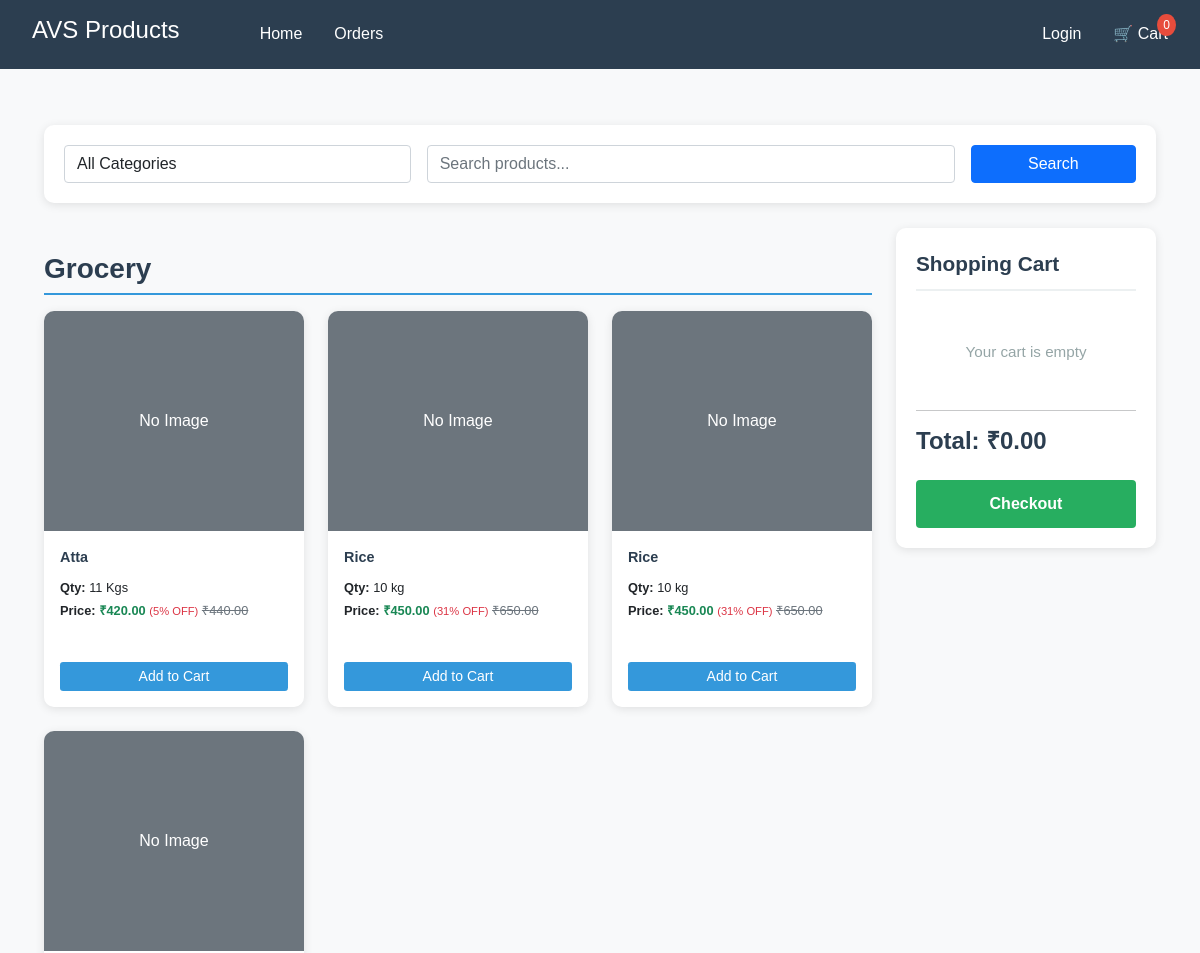
The app's page / (upper part), older data.
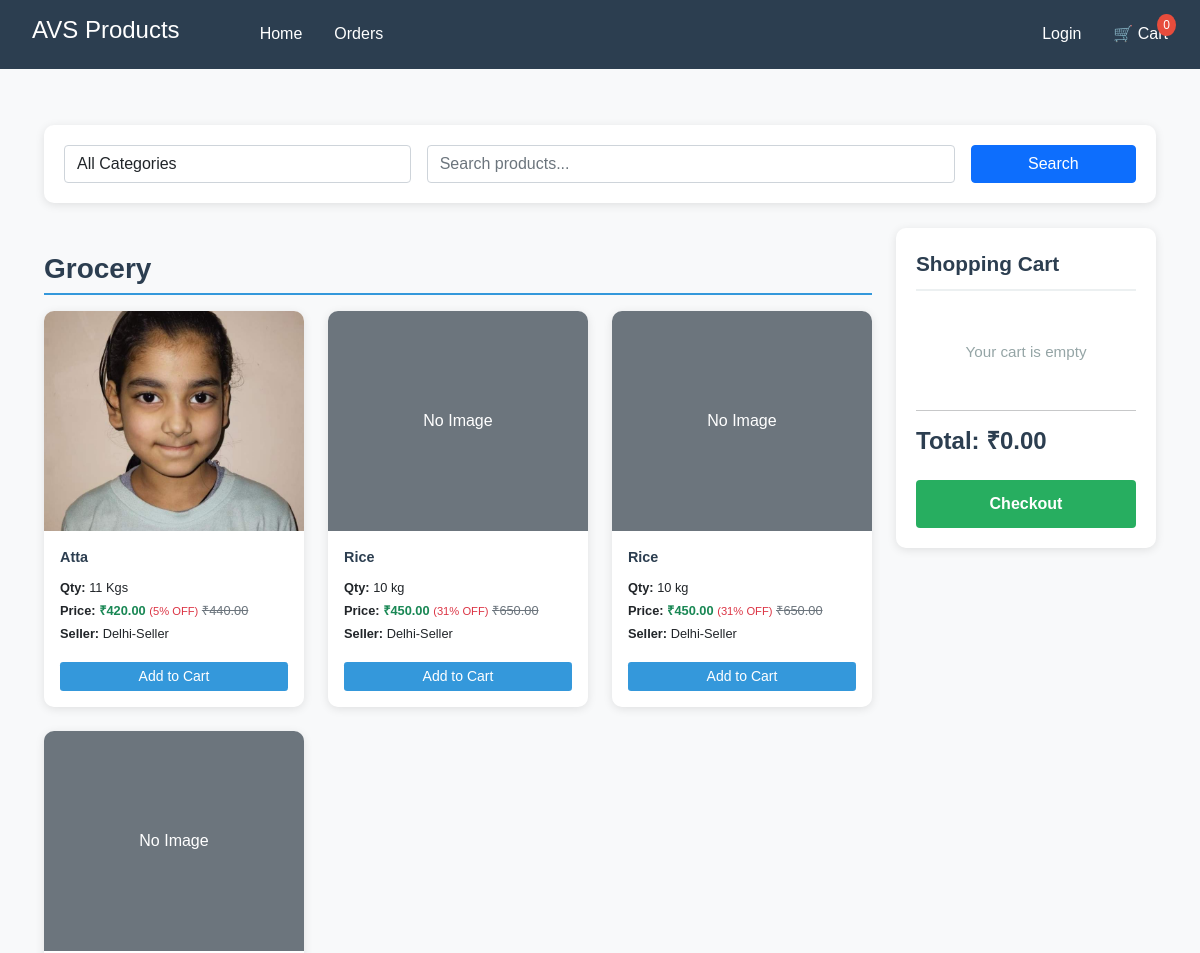
The same page, newer data.
### management/models.py (models this page shows, shortened)
class Product(models.Model):
    class Meta:
        db_table = 'business_product'
    STATUS_CHOICES = [
        ('Active', 'Active'),
        ('Inactive', 'Inactive'),
    ]
    id = models.CharField(max_length=20, primary_key=True, editable=False)
    product_name = models.CharField(max_length=255)
    description = models.TextField()
    product_category = models.ForeignKey(ProductCategory, on_delete=models.CASCADE)
    quantity = models.IntegerField()
    unit = models.CharField(max_length=50)
    mrp = models.DecimalField(max_digits=10, decimal_places=2)
    cost_price = models.DecimalField(max_digits=10, decimal_places=2,default=0)
    selling_price = models.DecimalField(max_digits=10, decimal_places=2)
    stock = models.IntegerField()
    ship_cost = models.DecimalField(max_digits=10, decimal_places=2, default=0)
    source = models.CharField(max_length=255)
    manufacturer = models.CharField(max_length=255)
    status = models.CharField(max_length=20, choices=STATUS_CHOICES, default='Active')
    business_code = models.ForeignKey(BusinessDetail, to_field='code', on_delete=models.CASCADE, blank=True, null=True)
    created_by = models.CharField(max_length=100)
    added_by = models.CharField(max_length=255, blank=True, null=True)
    created_at = models.DateTimeField(auto_now_add=True)
    modified_by = models.CharField(max_length=100, blank=True, null=True)
    modified_at = models.DateTimeField(blank=True, null=True)
    @property
    def category(self):
        return self.product_category.category
    @property
    def discount_percentage(self):
        if self.mrp > self.selling_price:
            return round(((self.mrp - self.selling_price) / self.mrp) * 100)
        return 0
    @property
    def unit_abbr(self):
        try:
            unit_obj = UnitOfMeasurement.objects.get(name__iexact=self.unit)
            return unit_obj.abbreviation
        except UnitOfMeasurement.DoesNotExist:
            return self.unit

class ProductCategory(models.Model):
    class Meta:
        db_table = 'business_productcategory'
    id = models.AutoField(primary_key=True)
    category = models.CharField(max_length=100)
    sub_category = models.CharField(max_length=100)
    hsn = models.CharField(max_length=50)
    sgst = models.DecimalField(max_digits=5, decimal_places=2)
    cgst = models.DecimalField(max_digits=5, decimal_places=2)
    created_at = models.DateTimeField(auto_now_add=True)
    created_by = models.CharField(max_length=100)
    modified_at = models.DateTimeField(auto_now=True)
    modified_by = models.CharField(max_length=100, blank=True, null=True)

class UnitOfMeasurement(models.Model):
    class Meta:
        db_table = 'business_unitofmeasurement'
    name = models.CharField(max_length=100)
    abbreviation = models.CharField(max_length=20)
    created_at = models.DateTimeField(auto_now_add=True)
    created_by = models.CharField(max_length=100)
    modified_at = models.DateTimeField(auto_now=True)
    modified_by = models.CharField(max_length=100, blank=True, null=True)

class ProductImage(models.Model):
    product = models.ForeignKey(Product, on_delete=models.CASCADE, related_name='images')
    image = models.ImageField(upload_to=_product_image_path)
    is_primary = models.BooleanField(default=False)
    created_at = models.DateTimeField(auto_now_add=True)
    class Meta:
        db_table = 'product_image'

class BusinessDetail(models.Model):
    class Meta:
        db_table = 'business_businessdetail'
    BUSINESS_TYPE_CHOICES = [
        ('Seller', 'Seller'),
        ('Shop', 'Shop'),
        ('Retailer', 'Retailer'),
        ('Service', 'Service'),
        ('Management', 'Management'),
    ]
    MODE_CHOICES = [
        ('Offline', 'Offline'),
        ('Online', 'Online'),
    ]
    STATUS_CHOICES = [
        ('Active', 'Active'),
        ('Inactive', 'Inactive'),
    ]
    serial_no = models.AutoField(primary_key=True)
    business_name = models.CharField(max_length=255)
    code = models.CharField(max_length=50, unique=True)
    business_type = models.CharField(max_length=100, choices=BUSINESS_TYPE_CHOICES)
    symbol = models.CharField(max_length=50)
    mode = models.CharField(max_length=100, choices=MODE_CHOICES)
    address = models.CharField(max_length=255)
    city = models.CharField(max_length=100)
    state = models.CharField(max_length=100)
    pin = models.CharField(max_length=20)
    country = models.CharField(max_length=100)
    created_at = models.DateTimeField(auto_now_add=True)
    modified_at = models.DateTimeField(auto_now=True)
    status = models.CharField(max_length=20, choices=STATUS_CHOICES, default='Active')

### customer/views.py (the view, shortened to what this page needs)
# urls.py: 2. Add a URL to urlpatterns:  path('', views.home, name='home')
def home(request):
    from collections import defaultdict
    categories = ProductCategory.objects.all()
    products = Product.objects.filter(status='Active')
    category_filter = request.GET.get('category')
    search_query = request.GET.get('search')
    if category_filter:
        products = products.filter(product_category__category=category_filter)
    if search_query:
        products = products.filter(
            Q(product_name__icontains=search_query) |
            Q(product_category__category__icontains=search_query) |
            Q(product_category__sub_category__icontains=search_query)
        )
    products_by_category = defaultdict(list)
    if not search_query:
        for product in products:
            products_by_category[product.category].append(product)
    user = None
    return render(request, 'customer/home.html', {
        'products': products,
        'categories': categories,
        'products_by_category': dict(products_by_category),
        'search_query': search_query,
        'user': user
    })

### seller/context_processors.py (called while the page is built, shortened)
def staff_info(request):
    return {}

### templates/customer/home.html (shortened to what the changed rows need)
{% extends 'customer/base.html' %}
{% block content %}
<div class="container-fluid">
    <div class="row">
        <div class="col-md-9" style="max-height: 1200px; overflow-y: auto;">
            {% if search_query %}
            <div class="row">
                {% for product in products %}
                <div class="col-md-4 mb-4">
                    <div class="product-card">
                        {% if product.images.first %}
                        <img src="{{ product.images.first.image.url }}" class="product-img" alt="{{ product.product_name }}">
                        {% else %}
                        <div class="product-img bg-secondary d-flex align-items-center justify-content-center text-white">No Image</div>
                        {% endif %}
                        <div class="p-3">
                            <div class="product-title mb-1"><a href="{% url 'product_detail' product.id %}" style="color: #2c3e50; text-decoration: none;">{{ product.product_name }}</a></div>
                            <div style="font-size: 0.80rem; line-height: 1.8; min-height: 70px;">
                                <div><strong>Qty:</strong> {{ product.quantity }} {{ product.unit_abbr }}</div>
                                <div><strong>Price:</strong>
                                    {% if product.discount_percentage > 0 %}
                        <span class="text-success fw-bold">₹{{ product.selling_price }}</span>
                                        <span class="text-danger" style="font-size: 0.70rem;">({{ product.discount_percentage }}% OFF)</span>
                                        <span class="text-decoration-line-through text-muted">₹{{ product.mrp }}</span>
                                    {% else %}
                                        <span class="text-success fw-bold">₹{{ product.mrp }}</span>
                                    {% endif %}
                                </div>
                                <div style="min-height: 20px;">{% if product.business_code %}<strong>Seller:</strong> {{ product.business_code.business_name }}{% endif %}</div>
                            </div>
                            <div class="mt-3" id="cart-status-{{ product.id }}">
                                {% if product.stock > 0 %}
                                <button class="btn btn-add btn-sm w-100" data-product-id="{{ product.id }}" data-product-name="{{ product.product_name }}" data-product-qty="{{ product.quantity }}" data-product-unit="{{ product.unit_abbr }}" data-product-price="{{ product.selling_price }}" data-product-mrp="{{ product.mrp }}" data-product-stock="{{ product.stock }}" data-product-ship="{{ product.ship_cost }}" onclick="addToCart('{{ product.id }}', '{{ product.product_name }}', {{ product.quantity }}, '{{ product.unit_abbr }}', {{ product.selling_price }}, {{ product.mrp }}, {{ product.stock }}, {{ product.ship_cost }})">Add to Cart</button>
                                {% else %}
                                <button class="btn btn-secondary btn-sm w-100" disabled>Out of Stock</button>
                                {% endif %}
                            </div>
                        </div>
                    </div>
                </div>
                {% empty %}
                <div class="col-12">
                    <p class="text-center text-muted">No products available</p>
                </div>
                {% endfor %}
            </div>
            {% else %}
            {% for category, category_products in products_by_category.items %}
            <h3 style="color: #2c3e50; font-weight: bold; margin-top: 1.5rem; margin-bottom: 1rem; border-bottom: 2px solid #3498db; padding-bottom: 0.5rem;">{{ category }}</h3>
            <div class="row">
                {% for product in category_products %}
                <div class="col-md-4 mb-4">
                    <div class="product-card">
                        {% if product.images.first %}
                        <img src="{{ product.images.first.image.url }}" class="product-img" alt="{{ product.product_name }}">
                        {% else %}
                        <div class="product-img bg-secondary d-flex align-items-center justify-content-center text-white">No Image</div>
                        {% endif %}
                        <div class="p-3">
                            <div class="product-title mb-1"><a href="{% url 'product_detail' product.id %}" style="color: #2c3e50; text-decoration: none;">{{ product.product_name }}</a></div>
                            <div style="font-size: 0.80rem; line-height: 1.8; min-height: 70px;">
                                <div><strong>Qty:</strong> {{ product.quantity }} {{ product.unit_abbr }}</div>
                                <div><strong>Price:</strong>
                                    {% if product.discount_percentage > 0 %}
                                        <span class="text-success fw-bold">₹{{ product.selling_price }}</span>
                                        <span class="text-danger" style="font-size: 0.70rem;">({{ product.discount_percentage }}% OFF)</span>
                                        <span class="text-decoration-line-through text-muted">₹{{ product.mrp }}</span>
                                    {% else %}
                                        <span class="text-success fw-bold">₹{{ product.mrp }}</span>
                                    {% endif %}
                                </div>
                                <div style="min-height: 20px;">{% if product.business_code %}<strong>Seller:</strong> {{ product.business_code.business_name }}{% endif %}</div>
                            </div>
                            <div class="mt-3" id="cart-status-{{ product.id }}">
                            </div>
                        </div>
                    </div>
                </div>
                {% endfor %}
            </div>
            {% empty %}
            <div class="col-12">
                <p class="text-center text-muted">No products available</p>
            </div>
            {% endfor %}
            {% endif %}
        </div>
    </div>
</div>
{% endblock %}

Row changes from the older to the newer data that the page shows:
changed Product "Atta": business_code_id empty → "SELLER001" (drawn); business_code.business_name (not shown) → "Delhi-Seller"; no longer shows "No Image"
changed Product (number 2 of 4 on the later page): business_code_id empty → "SELLER001" (drawn); business_code.business_name (not shown) → "Delhi-Seller"
changed Product (number 3 of 4 on the later page): business_code_id empty → "SELLER001" (drawn); business_code.business_name (not shown) → "Delhi-Seller"
